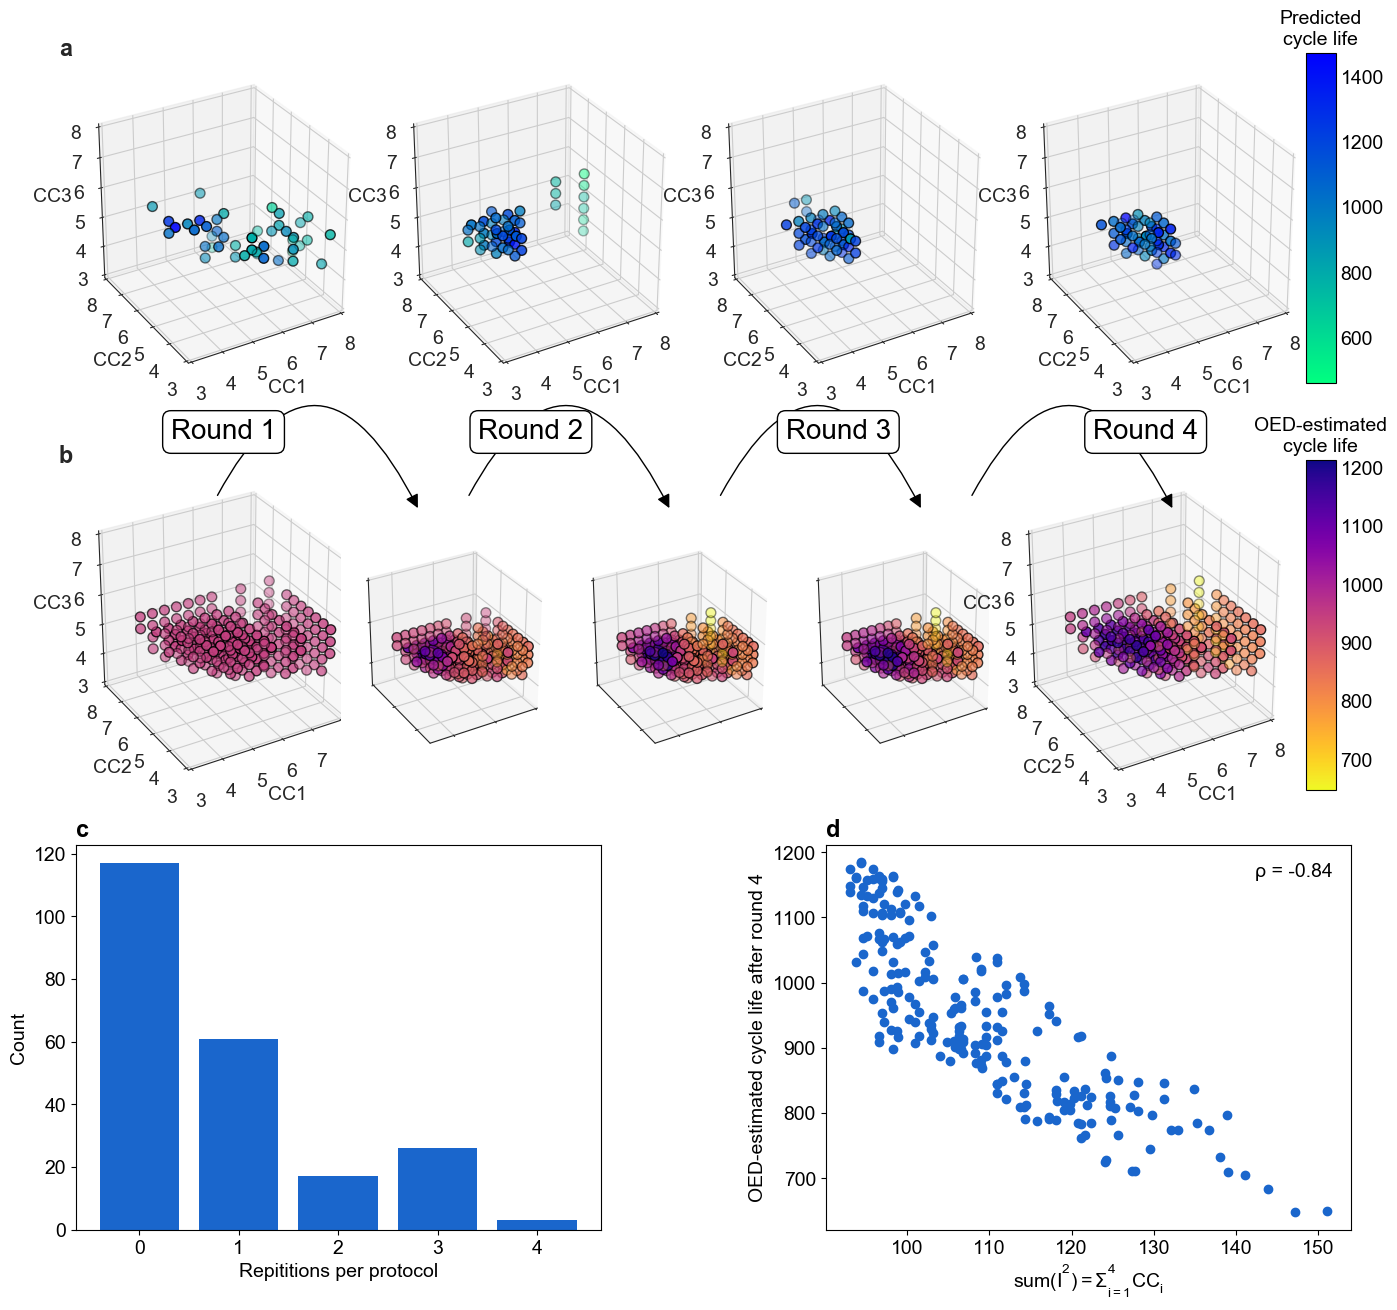

Write Python code to recreate this figure.
#!/usr/bin/env python3
# -*- coding: utf-8 -*-
"""
Created on Sun Oct 14 14:02:51 2018

@author: peter

For manual axis sizing: See lines:
    - ax = fig.add_axes([0.27+0.3*(k-1),0.55,0.4,0.4],projection='3d')
    - 
"""

import numpy as np
import matplotlib.pyplot as plt
from matplotlib import rcParams

import matplotlib
import matplotlib.cm as cm
from mpl_toolkits.mplot3d import Axes3D
from mpl_toolkits.axes_grid1 import make_axes_locatable
import seaborn as sns

import glob
import pickle
from scipy.stats import pearsonr, linregress

fig, axes = plt.subplots(3,3,figsize=(16,16))
axes[0,0].set_axis_off()
axes[0,1].set_axis_off()
axes[0,2].set_axis_off()
axes[1,0].set_axis_off()
axes[1,1].set_axis_off()
axes[1,2].set_axis_off()
axes[2,0].set_axis_off()
axes[2,1].set_axis_off()
axes[2,2].set_axis_off()


fig.set_size_inches(w=15,h=11)

FS = 14
LW = 3

rcParams['pdf.fonttype'] = 42
rcParams['ps.fonttype'] = 42
rcParams['font.size'] = FS
rcParams['axes.labelsize'] = FS
rcParams['xtick.labelsize'] = FS
rcParams['ytick.labelsize'] = FS
rcParams['font.sans-serif'] = ['Arial']


def text(x1,y1,x2,y2,k):
    ax.annotate("Round "+str(k+1), xy=(x2, y1), xycoords='figure fraction',
                xytext=(x1, y1), textcoords='figure fraction',
                size=20, va="center", ha="center",
                bbox=dict(boxstyle="round", fc="w"))

def arrow(x1,y1,x2,y2):
    ax.annotate("", xy=(x2, y1), xycoords='figure fraction',
                xytext=(x1, y1), textcoords='figure fraction',
                size=20, va="center", ha="center",
                bbox=dict(boxstyle="round4", fc="w"),
                arrowprops=dict(arrowstyle="-|>",
                                connectionstyle="arc3,rad=-1",
                                relpos=(1., 0.),fc="k"))

##############################################################################
# PLOTTING PARAMETERS
batches_to_plot = [0,1,2,3]

colormap = 'winter_r'
el, az = 30, 240
point_size = 50
num_policies = 224
seed = 0
##############################################################################

# IMPORT RESULTS
# Get folder path containing files
file_list = sorted(glob.glob('./pred/[0-9].csv'))
data = []
min_lifetime = 10000
max_lifetime = -1
for k,file_path in enumerate(file_list):
    data.append(np.genfromtxt(file_path, delimiter=','))
    min_lifetime = min(np.min(data[k][:,4]),min_lifetime)
    max_lifetime = max(np.max(data[k][:,4]),max_lifetime)

## MAKE SUBPLOTS
for k, batch_idx in enumerate(batches_to_plot):
    with sns.axes_style('white'):
        ax = fig.add_axes([0.26+0.21*(k-1),0.82,0.29,0.29],projection='3d')
        #ax = fig.add_subplot(1, len(batches_to_plot), k+1, projection='3d')
        #ax = plt.subplot(2, len(batches_to_plot), k+1, projection='3d')
    ax.set_aspect('equal')
    
    ## PLOT POLICIES
    policy_subset = data[k][:,0:4]
    lifetime_subset = data[k][:,4]
    if np.size(lifetime_subset):
        with plt.style.context(('classic')):
            plt.set_cmap(colormap)
            ax.scatter(policy_subset[:,0],policy_subset[:,1],\
                       policy_subset[:,2],vmin=min_lifetime,vmax=max_lifetime,\
                       c=lifetime_subset.ravel(),zorder=2,s=point_size)
    
    ax.set_xlabel('CC1',fontsize=FS), ax.set_xlim([3, 8])
    ax.set_ylabel('CC2',fontsize=FS), ax.set_ylim([3, 8])
    ax.set_zlabel('CC3',fontsize=FS), ax.set_zlim([3, 8])
    #ax.set_title('Before batch '+str(batch_idx))
    if k==0:
        ax.set_title('a', loc='left', weight='bold')
    
    ax.view_init(elev=el, azim=az)


# ADD COLORBAR
#plt.tight_layout()
#plt.subplots_adjust(left=0.02,right=0.92)

cbar_ax = fig.add_axes([0.92, 0.82, 0.02, 0.3]) # [left, bottom, width, height]
norm = matplotlib.colors.Normalize(min_lifetime, max_lifetime)
m = plt.cm.ScalarMappable(norm=norm, cmap=colormap)
m.set_array([])

cbar = plt.colorbar(m, cax=cbar_ax)
cbar.ax.tick_params(labelsize=FS,length=0)
cbar.ax.set_title('Predicted\ncycle life',fontsize=FS)


########## 3b ##########
##############################################################################
# PLOTTING PARAMETERS
batches_to_plot = [0,1,2,3,4]

colormap = 'plasma_r'
el, az = 30, 240
point_size = 50
seed = 0
##############################################################################

# IMPORT RESULTS
# Get folder path containing pickle files
file_list = sorted(glob.glob('./bounds/[0-9]_bounds.pkl'))
data = []
min_lifetime = 10000
max_lifetime = -1
for file in file_list:
    with open(file, 'rb') as infile:
        param_space, ub, lb, mean = pickle.load(infile)
        data.append(mean)
        min_lifetime = min(np.min(mean),min_lifetime)
        max_lifetime = max(np.max(mean),max_lifetime)
        
        
## MAKE SUBPLOTS
for k, batch_idx in enumerate(batches_to_plot):
    with sns.axes_style('white'):
        if k==0:
            ax = fig.add_axes([0.05,0.45,0.29,0.29],projection='3d')
            ax.set_title('b', loc='left', weight='bold')
        elif k==4:
            ax = fig.add_axes([0.67,0.45,0.29,0.29],projection='3d')
        else:
            ax = fig.add_axes([0.10+0.15*k,0.48,0.2,0.2],projection='3d')
            ax.xaxis.set_ticklabels([])
            ax.yaxis.set_ticklabels([])
            ax.zaxis.set_ticklabels([])
        #ax = plt.subplot(2, len(batches_to_plot), k+1, projection='3d')
    ax.set_aspect('equal')
    
    ## PLOT POLICIES
    CC1 = param_space[:,0]
    CC2 = param_space[:,1]
    CC3 = param_space[:,2]
    lifetime = data[batch_idx][:]
    with plt.style.context(('classic')):
        plt.set_cmap(colormap)
        ax.scatter(CC1,CC2,CC3, s=point_size, c=lifetime.ravel(),
               vmin=min_lifetime, vmax=max_lifetime)
    
    ax.set_xlim([3, 8]), ax.set_ylim([3, 8]), ax.set_zlim([3, 8])
    if k == 0 or k == 4:
        ax.set_xlabel('CC1',fontsize=FS)
        ax.set_ylabel('CC2',fontsize=FS)
        ax.set_zlabel('CC3',fontsize=FS)
    #ax.set_title('Before batch '+str(batch_idx))
    
    
    ax.view_init(elev=el, azim=az)

# ADD COLORBAR
cbar_ax = fig.add_axes([0.92, 0.45, 0.02, 0.3]) # [left, bottom, width, height]
norm = matplotlib.colors.Normalize(min_lifetime, max_lifetime)
m = plt.cm.ScalarMappable(norm=norm, cmap=colormap)
m.set_array([])

cbar = plt.colorbar(m, cax=cbar_ax)
cbar.ax.tick_params(labelsize=FS,length=0)
cbar.ax.set_title('OED-estimated\ncycle life',fontsize=FS)


## ADD ARROWS
margin = 0.18
arrow(0.15,0.61,0.3,0.5)
arrow(0.33,0.61,0.48,0.5)
arrow(0.51,0.61,0.66,0.5)
arrow(0.69,0.61,0.84,0.5)

#arrow(0.15+0.18,0.61,0.25+0.18,0.61)
#arrow(0.15+2*0.18,0.61,0.25+2*0.18,0.61)
#arrow(0.15+3*0.18,0.61,0.25+3*0.18,0.61)
for k in np.arange(4):
    text(0.16+0.22*k,0.67,0.18+0.22*k,0.67,k)


########## 3c ##########
num_batches=5 # 4 batches, plus one

ax7 = fig.add_axes([0.1,0.05,0.35,0.35])
ax8 = fig.add_axes([0.6,0.05,0.35,0.35])

data = []
file_list = sorted(glob.glob('./pred/[0-9].csv'))
for k,file_path in enumerate(file_list):
    data.append(np.genfromtxt(file_path, delimiter=','))

policies = np.genfromtxt('policies_all.csv', delimiter=',')

isTested = np.zeros(len(policies))

for k, pol in enumerate(policies):
    for batch in data:
        for row in batch:
            if (pol==row[0:4]).all():
                isTested[k] += 1

pol_reps = np.zeros(num_batches)

for k in np.arange(num_batches):
    pol_reps[k] = sum(isTested==k)

ax7.bar(np.arange(num_batches),pol_reps,tick_label = ['0','1','2','3','4'],\
        align='center',color=[0.1,0.4,0.8])
ax7.set_xlabel('Repititions per protocol',fontsize=FS)
ax7.set_ylabel('Count',fontsize=FS)
ax7.set_title('c', loc='left', weight='bold')

########## 3d ##########
# IMPORT RESULTS
# Get folder path containing text files
file = glob.glob('./bounds/4_bounds.pkl')[0]
with open(file, 'rb') as infile:
    policies_temp, ub, lb, mean = pickle.load(infile)

# add cc4 to policies
policies = []
for k, pol in enumerate(policies_temp):
    cc4 = 0.2/(1/6 - (0.2/pol[0] + 0.2/pol[1] + 0.2/pol[2])) # analytical expression for cc4
    policies.append([pol[0],pol[1],pol[2],cc4])
    
policies = np.asarray(policies) # cast to numpy array

## MODELS
slope, intercept, r_value, p_value, std_err = linregress(np.log(np.sum(policies,axis=1)),np.log(mean))
values = np.sum(policies**2,axis=1)
    
xlabel_mod = r'$\mathdefault{sum(I^2)=\Sigma_{i=1}^{4}CC_i}$'
leglabel = 'ρ = {:.2}'.format(pearsonr(values,mean)[0])

ax8.plot(values,mean,'o',label=leglabel,color=[0.1,0.4,0.8])
ax8.set_xlabel(xlabel_mod,fontsize=FS)
ax8.set_ylabel('OED-estimated cycle life after round 4',fontsize=FS)
ax8.legend(loc='best',markerscale=0,frameon=False)
ax8.set_title('d', loc='left', weight='bold')

#plt.tight_layout()
plt.savefig('fig3_v3.png',bbox_inches='tight')
plt.savefig('fig3_v3.pdf',bbox_inches='tight',format='pdf')